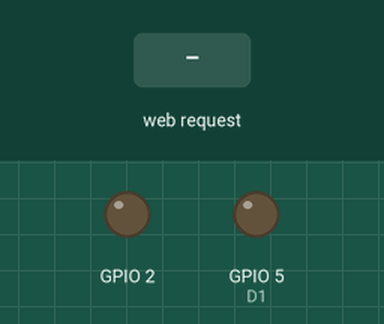
The sketch below on a simulated ESP8266 (NodeMCU). On the bench: output pins drawn as LEDs (lit = HIGH). The test bench sets the inputs (shaded band). WiFi joins after 1.5 s; servers stay silent unless stated; what the sketch prints to the serial monitor is not drawn.

Above: at 2.7 s.
2.8 s: HTTP request GET /pin?light1=0 received
At 4.0 s:
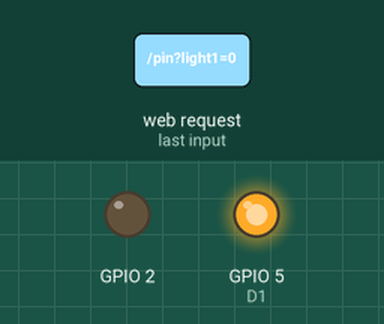
4.3 s: HTTP request GET /pin?light1=1 received
At 5.2 s:
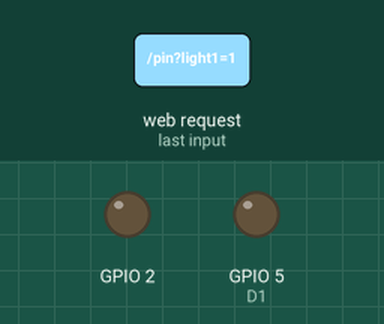
Timing chart, 0 to 7.3 s (numbered marks = the images above; inputs shaded):
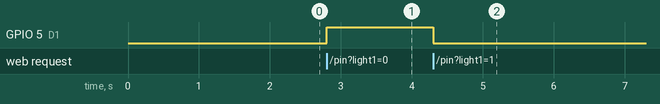

Measured:
- after the input at 2.8 s, GPIO 5 (D1): LOW → HIGH at once
- after the input at 4.3 s, GPIO 5 (D1): HIGH → LOW at once

The sketch:

ESP8266-Wifi-led-Server.ino
```cpp
#include <ESP8266WiFi.h>      // 本程序使用 ESP8266WiFi库
#include <ESP8266WiFiMulti.h> //  ESP8266WiFiMulti库
#include <ESP8266WebServer.h> //  ESP8266WebServer库

ESP8266WiFiMulti wifiMulti; // 建立ESP8266WiFiMulti对象,对象名称是'wifiMulti'

ESP8266WebServer esp8266_server(80); // 建立ESP8266WebServer对象，对象名称为esp8266_server
                                     // 括号中的数字是网路服务器响应http请求的端口号
                                     // 网络服务器标准http端口号为80，因此这里使用80为端口号
// 服务器首页
String html = " <!DOCTYPE html><html lang=\"ch\"><head><meta charset=\"UTF-8\"><meta http-equiv=\"X-UA-Compatible\" content=\"IE=edge\"><meta name=\"viewport\" content=\"width=device-width, initial-scale=1.0\"><title>Document</title><style>        .out {            height: 700px;            position: relative;            background-color: LightCyan;            border: 1px solid #FFF;        }        .in-box {            height: 300px;            width: 300px;            top: 50%;            left: 50%;            margin: -150px 0 0 -150px;            position: absolute;            line-height: 100px;        }        .time {            font-size: 25px;        }        .head {            text-align: center;        }        .center {            display: flex;            justify-content: center;            align-items: Center;                        margin: 0 auto;                    }        .a {            text-decoration: none;        }        .button1 {            width: 150px;            height: 150px;            font-weight: 600;            font-size: 35px;            color: darkcyan;            border: 9px solid darkcyan;            background: LightCyan;            border-radius: 50%;        }.disappear{    display :none;}        .space {            width: 100px;        }</style></head><body><div class=\" out\"><div class=\"in-box\"><span class=\'center  time\' id=\'time1\'> Time Loading ......</span><script>                setInterval(\'time1.innerHTML=new Date().toLocaleString()\', 1000);</script><h1 class=\"head center\">led Control</h1><a href=\'./pin?light1=0\' class=\'a\'><button type=\'button\' class=\'button1 center \' id=\'open\'>开灯</button></a><a href=\'./pin?light1=0\' class=\'a\'><button id=\'close\' type=\'button\' class=\'button1 center disappear\'>关灯</button></a></div></div></body><script>    var open = document.getElementById(\'open\');    var close = document.getElementById(\'close\');    open.onclick = function(){        var name = close.className        close.className = open.className;        open.className = name;     }    close.onclick = function(){    var name = open.className    open.className = close.className;    close.className = name;    }</script></html>";
// 开灯
String ophtml = "<!DOCTYPE html><html lang=\"ch\"><head><meta charset=\"UTF-8\"><meta http-equiv=\"X-UA-Compatible\" content=\"IE=edge\"><meta name=\"viewport\" content=\"width=device-width, initial-scale=1.0\"><title>Document</title><style>        .out {            height: 700px;            position: relative;            background-color: LightCyan;            border: 1px solid #FFF;        }        .in-box {            height: 300px;            width: 300px;            top: 50%;            left: 50%;            margin: -150px 0 0 -150px;            position: absolute;            line-height: 100px;        }        .time {            font-size: 25px;        }        .head {            text-align: center;        }        .center {            display: flex;            justify-content: center;            align-items: Center;                        margin: 0 auto;                    }        .a {            text-decoration: none;        }        .button1 {            width: 150px;            height: 150px;            font-weight: 600;            font-size: 35px;            color: darkcyan;            border: 9px solid darkcyan;            background: LightCyan;            border-radius: 50%;        }.disappear{    display :none;}        .space {            width: 100px;        }</style></head><body><div class=\" out\"><div class=\"in-box\"><span class=\'center  time\' id=\'time1\'> Time Loading ......</span><script>                setInterval(\'time1.innerHTML=new Date().toLocaleString()\', 1000);</script><h1 class=\"head center\">led Control</h1><a href=\'./pin?light1=0\' class=\'a\'><button type=\'button\' class=\'button1 center \' id=\'open\'>开灯</button></a><a href=\'./pin?light1=0\' class=\'a\'><button id=\'close\' type=\'button\' class=\'button1 center disappear\'>关灯</button></a></div></div></body><script>    var open = document.getElementById(\'open\');    var close = document.getElementById(\'close\');    open.onclick = function(){        var name = close.className        close.className = open.className;        open.className = name;     }    close.onclick = function(){    var name = open.className    open.className = close.className;    close.className = name;    }</script></html>";
// 关灯
String clhtml = " <!DOCTYPE html><html lang=\"ch\"><head><meta charset=\"UTF-8\"><meta http-equiv=\"X-UA-Compatible\" content=\"IE=edge\"><meta name=\"viewport\" content=\"width=device-width, initial-scale=1.0\"><title>Document</title><style>        .out {            height: 700px;            position: relative;            background-color: LightCyan;            border: 1px solid #FFF;        }        .in-box {            height: 300px;            width: 300px;            top: 50%;            left: 50%;            margin: -150px 0 0 -150px;            position: absolute;            line-height: 100px;        }        .time {            font-size: 25px;        }        .head {            text-align: center;        }        .center {            display: flex;            justify-content: center;            align-items: Center;                        margin: 0 auto;                    }        .a {            text-decoration: none;        }        .button1 {            width: 150px;            height: 150px;            font-weight: 600;            font-size: 35px;            color: darkcyan;            border: 9px solid darkcyan;            background: LightCyan;            border-radius: 50%;        }.close {            color: LightCyan;            border: 9px solid darkcyan;            background: darkcyan;        }.disappear{    display :none;}        .space {            width: 100px;        }</style></head><body><div class=\" out\"><div class=\"in-box\"><span class=\'center  time\' id=\'time1\'> Time Loading ......</span><script>                setInterval(\'time1.innerHTML=new Date().toLocaleString()\', 1000);</script><h1 class=\"head center\">led Control</h1><a href=\'./pin?light1=1\' class=\'a\'><button type=\'button\' class=\'button1 center close\' id=\'open\'>关灯</button></a><a href=\'./pin?light1=1\' class=\'a\'><button id=\'close\' type=\'button\' class=\'button1 center disappear\'>关灯</button></a></div></div></body><script>    var open = document.getElementById(\'open\');    var close = document.getElementById(\'close\');    open.onclick = function(){        var name = close.className        close.className = open.className;        open.className = name;     }    close.onclick = function(){    var name = open.className    open.className = close.className;    close.className = name;    }</script></html>";

void pin()//访问pin
{
    if (esp8266_server.arg("light1") == "1")
    {
//      digitalWrite(05, LOW); // D1
//digitalWrite(05, LOW); // D1
//        delay(50);
digitalWrite(05, LOW); // D1
//         digitalWrite(05, LOW); // D1

        Serial.println("2-0");
        esp8266_server.send(200, "text/html", ophtml);
    } // 2端口
    else if (esp8266_server.arg("light1") == "0")
    {
//      digitalWrite(05, LOW); // D1
//        digitalWrite(05, HIGH); // D1
    digitalWrite(05, HIGH);
//delay(50);
//         digitalWrite(05, HIGH); // D1

        Serial.println("2-1");
        esp8266_server.send(200, "text/html", clhtml);
    }
}
void setup(void)
{
    Serial.begin(115200); // 启动串口通讯
                          // WiFi.mode(WIFI_AP_STA);
                          // // 设置IP地址网关和子网掩码
                          //  WiFi.softAPConfig(local_IP, gateway, subnet);
    //通过addAp函数存储  WiFi名称       WiFi密码
    wifiMulti.addAP("TP-LINK_6472", "gdcjdx105"); // 这三条语句通过调用函数addAP来记录3个不同的WiFi网络信息.
    wifiMulti.addAP("realme_k30", "88888888");
    wifiMulti.addAP("SDFFFF", "13572468");
    // 此处WiFi信息只是示例，请在使用时将需要连接的WiFi信息填入相应位置。
    // 另外这里只存储了3个WiFi信息，您可以存储更多的WiFi信息在此处。
    Serial.println("正在连接Wifi,请稍等：");
    int i = 0;
    digitalWrite(2, HIGH);
    while (wifiMulti.run() != WL_CONNECTED)
    {                // 此处的wifiMulti.run()是重点。通过wifiMulti.run()，NodeMCU将会在当前
        delay(1000); // 环境中搜索addAP函数所存储的WiFi。如果搜到多个存储的WiFi那么NodeMCU
        Serial.print(i++);
        Serial.print(' '); // 将会连接信号最强的那一个WiFi信号。
    }                      // 一旦连接WiFI成功，wifiMulti.run()将会返回“WL_CONNECTED”。这也是
    digitalWrite(2, LOW);  // 此处while循环判断是否跳出循环的条件。

    // WiFi连接成功后将通过串口监视器输出连接成功信息
    Serial.println('\n');           // WiFi连接成功后
    Serial.print("Connected to ");  // NodeMCU将通过串口监视器输出。
    Serial.println(WiFi.SSID());    // 连接的WiFI名称
    Serial.print("IP address:\t");  // 以及
    Serial.println(WiFi.localIP()); // NodeMCU的IP地址
    pinMode(2, OUTPUT);
    pinMode(05, OUTPUT); // D1
    //--------"启动网络服务功能"程序部分开始-------- //
    esp8266_server.begin();
    esp8266_server.on("/", handleRoot);   //设置服务器根目录为/ 访问时调用handleroot
    esp8266_server.on("/pin", HTTP_GET, pin); //访问pin时 模式为传参模式 调用pin
    esp8266_server.onNotFound(handleNotFound); //处理访问不存在位置时 调用Notfound
    //--------"启动网络服务功能"程序部分结束--------
    Serial.println("HTTP esp8266_server started"); //  告知用户ESP8266网络服务功能已经启动
}

void loop(void)
{
    esp8266_server.handleClient(); // 处理http服务器访问
}

void handleRoot()
{                                                //处理网站根目录“/”的访问请求
    esp8266_server.send(200, "text/html", html); // NodeMCU将调用此函数。
}

// 设置处理404情况的函数'handleNotFound'
void handleNotFound()
{                                                             // 当浏览器请求的网络资源无法在服务器找到时，
    esp8266_server.send(404, "text/plain", "404: Not found"); // NodeMCU将调用此函数。
}
```
